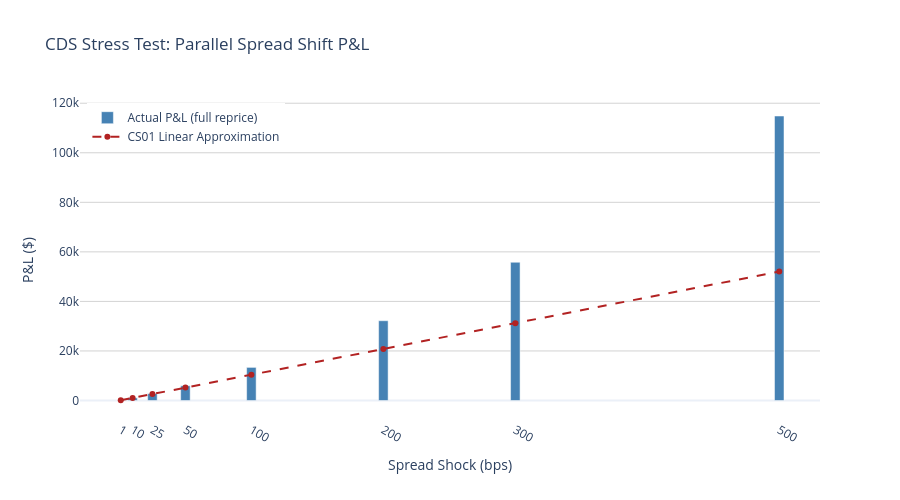

The cell this chart's notebook holds for it:
### Code cell
# Stress Test Visualisation

shocks = df_stress['Shock (bps)']
pnl    = df_stress['P&L ($)']
approx = df_stress['CS01 Approx ($)']

fig_stress = go.Figure()

# Actual P&L bars
fig_stress.add_trace(go.Bar(
    x=shocks, y=pnl,
    name='Actual P&L (full reprice)',
    marker_color='steelblue',
    hovertemplate='Shock: +%{x}bps<br>Actual P&L: $%{y:,.0f}<extra></extra>'
))

# CS01 linear approximation line
fig_stress.add_trace(go.Scatter(
    x=shocks, y=approx,
    mode='lines+markers',
    name='CS01 Linear Approximation',
    line=dict(color='firebrick', dash='dash'),
    hovertemplate='Shock: +%{x}bps<br>CS01 Approx: $%{y:,.0f}<extra></extra>'
))

fig_stress.update_layout(
    title='CDS Stress Test: Parallel Spread Shift P&L',
    xaxis=dict(
        title='Spread Shock (bps)',
        tickvals=scenarios_bps
    ),
    yaxis=dict(
        title='P&L ($)',
        showgrid=True,
        gridcolor='LightGray'
    ),
    hovermode='x unified',
    template='plotly_white',
    height=500,
    legend=dict(x=0.01, y=0.99)
)

fig_stress.show()

### Figure 1 — Plotly figure (JSON) as saved in the notebook; plotly's stock layout.template omitted (floating-point values rounded to 4 significant figures)
{"data": [{"hovertemplate": "Shock: +%{x}bps<br>Actual P&L: $%{y:,.0f}<extra></extra>", "marker": {"color": "steelblue"}, "name": "Actual P&L (full reprice)", "type": "bar", "x": [1, 10, 25, 50, 100, 200, 300, 500], "y": [104.1, 1069.0, 2788.0, 5953.0, 13370.0, 32200.0, 55800.0, 114800.0]}, {"hovertemplate": "Shock: +%{x}bps<br>CS01 Approx: $%{y:,.0f}<extra></extra>", "line": {"color": "firebrick", "dash": "dash"}, "mode": "lines+markers", "name": "CS01 Linear Approximation", "type": "scatter", "x": [1, 10, 25, 50, 100, 200, 300, 500], "y": [104.1, 1041.0, 2602.0, 5204.0, 10410.0, 20820.0, 31230.0, 52040.0]}], "layout": {"height": 500, "hovermode": "x unified", "legend": {"x": 0.01, "y": 0.99}, "title": {"text": "CDS Stress Test: Parallel Spread Shift P&L"}, "xaxis": {"tickvals": [1, 10, 25, 50, 100, 200, 300, 500], "title": {"text": "Spread Shock (bps)"}}, "yaxis": {"gridcolor": "LightGray", "showgrid": true, "title": {"text": "P&L ($)"}}}}
